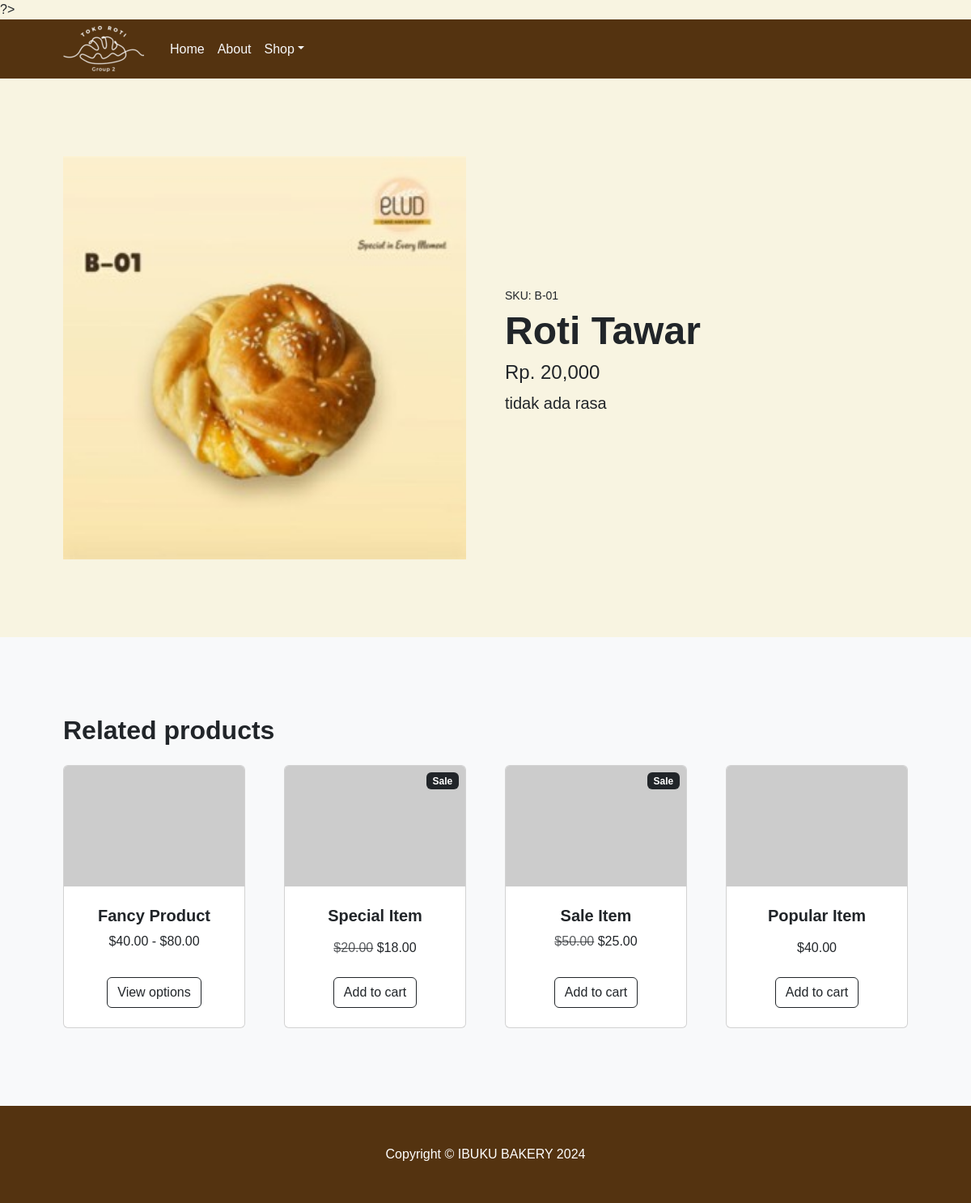
The app's page /menu/items.php?kp=B-01 with its own data.
### tables this page shows
CREATE TABLE `produk` (
  `idproduk` int(11) NOT NULL,
  `kode_produk` varchar(50) DEFAULT NULL,
  `nama_produk` varchar(50) NOT NULL,
  `deskripsi` varchar(50) NOT NULL,
  `harga` int(11) DEFAULT NULL,
  `stok` int(11) DEFAULT NULL,
  `gambar` text NOT NULL
);

### menu/items.php (the view, shortened to what this page needs)
<?php
require '../function.php';
?>
<!DOCTYPE html>
<html lang="en">
<head>
    <link
    href="https://cdn.jsdelivr.net/npm/bootstrap@5.3.3/dist/css/bootstrap.min.css" rel="stylesheet"
      rel="stylesheet"
    />
    <link href="../css/main.min.css" rel="stylesheet" />
    <link rel="stylesheet" href="../css/style.css">
  </head>
  <body class="bg-lightcream">
    <nav class="navbar navbar-expand-lg navbar-darkbrown bg-darkbrown">
      <div class="container px-4 px-lg-5">
      <img src="../assets/logo.png" alt="IBUKU BAKERY" href="../menu.php">
        <div class="collapse navbar-collapse" id="navbarSupportedContent">
          <ul class="navbar-nav me-auto mb-2 mb-lg-0 ms-lg-4">
            <li class="nav-item">
              <a class="nav-link active text-light" aria-current="page" href="../menu.php">Home</a>
            </li>
            <li class="nav-item"><a class="nav-link text-light" href="#!">About</a></li>
            <li class="nav-item dropdown">
              <a
                class="nav-link dropdown-toggle text-light"
                id="navbarDropdown"
                href="#"
                role="button"
                data-bs-toggle="dropdown"
                aria-expanded="false"
                >Shop</a
              >
            </li>
          </ul>
        </div>
      </div>
    </nav>
        <section class="py-5">
            <div class="container px-4 px-lg-5 my-5">
                <div class="row gx-4 gx-lg-5 align-items-center">
                    <?php if(isset($_GET['kp'])) {
                        $kode_produk = $_GET['kp'];
                        $query_produk = "SELECT * FROM produk WHERE kode_produk = '$kode_produk'";
                        $result_produk = mysqli_query($con, $query_produk);
                        if(mysqli_num_rows($result_produk) == 1) {
                            $row = mysqli_fetch_assoc($result_produk); ?>
                    <div class="col-md-6">
                        <img class="card-img-top mb-5 mb-md-0" src="../<?= $row['gambar']; ?>" alt="<?= $row['nama_produk']; ?>" />
                    </div>
                    <div class="col-md-6">
                        <div class="small mb-1">SKU: <?= $row['kode_produk']; ?></div>
                        <h1 class="display-5 fw-bolder"><?= $row['nama_produk']; ?></h1>
                        <div class="fs-5 mb-2">
                            <h4>Rp. <?= number_format($row['harga']); ?></h4>
                        </div>
                        <p class="lead"><?=$row['deskripsi'];?></p>
                    </div>
                    <?php }
                    } else {
                        echo "Parameter kode_produk tidak ditemukan.";
                    } ?>
                </div>
            </div>
        </section>
        <section class="py-5 bg-light">
            <div class="container px-4 px-lg-5 mt-5">
                <h2 class="fw-bolder mb-4">Related products</h2>
                <div class="row gx-4 gx-lg-5 row-cols-2 row-cols-md-3 row-cols-xl-4 justify-content-center">
                    <div class="col mb-5">
                        <div class="card h-100">
                            <img class="card-img-top" src="https://dummyimage.com/450x300/dee2e6/6c757d.jpg" alt="..." />
                            <div class="card-body p-4">
                                <div class="text-center">
                                    <h5 class="fw-bolder">Fancy Product</h5>
                                    $40.00 - $80.00
                                </div>
                            </div>
                            <div class="card-footer p-4 pt-0 border-top-0 bg-transparent">
                                <div class="text-center"><a class="btn btn-outline-dark mt-auto" href="#">View options</a></div>
                            </div>
                        </div>
                    </div>
                    <div class="col mb-5">
                        <div class="card h-100">
                            <div class="badge bg-dark text-white position-absolute" style="top: 0.5rem; right: 0.5rem">Sale</div>
                            <img class="card-img-top" src="https://dummyimage.com/450x300/dee2e6/6c757d.jpg" alt="..." />
                            <div class="card-body p-4">
                                <div class="text-center">
                                    <h5 class="fw-bolder">Special Item</h5>
                                    <span class="text-muted text-decoration-line-through">$20.00</span>
                                    $18.00
                                </div>
                            </div>
                            <div class="card-footer p-4 pt-0 border-top-0 bg-transparent">
                                <div class="text-center"><a class="btn btn-outline-dark mt-auto" href="#">Add to cart</a></div>
                            </div>
                        </div>
                    </div>
                    <div class="col mb-5">
                        <div class="card h-100">
                            <div class="badge bg-dark text-white position-absolute" style="top: 0.5rem; right: 0.5rem">Sale</div>
                            <img class="card-img-top" src="https://dummyimage.com/450x300/dee2e6/6c757d.jpg" alt="..." />
                            <div class="card-body p-4">
                                <div class="text-center">
                                    <h5 class="fw-bolder">Sale Item</h5>
                                    <span class="text-muted text-decoration-line-through">$50.00</span>
                                    $25.00
                                </div>
                            </div>
                            <div class="card-footer p-4 pt-0 border-top-0 bg-transparent">
                                <div class="text-center"><a class="btn btn-outline-dark mt-auto" href="#">Add to cart</a></div>
                            </div>
                        </div>
                    </div>
                    <div class="col mb-5">
                        <div class="card h-100">
                            <img class="card-img-top" src="https://dummyimage.com/450x300/dee2e6/6c757d.jpg" alt="..." />
                            <div class="card-body p-4">
                                <div class="text-center">
                                    <h5 class="fw-bolder">Popular Item</h5>
                                    $40.00
                                </div>
                            </div>
                            <div class="card-footer p-4 pt-0 border-top-0 bg-transparent">
                                <div class="text-center"><a class="btn btn-outline-dark mt-auto" href="#">Add to cart</a></div>
                            </div>
                        </div>
                    </div>
                </div>
            </div>
        </section>
        <footer class="py-5 bg-darkbrown">
            <div class="container">
                <p class="m-0 text-center text-white">Copyright &copy; IBUKU BAKERY 2024</p>
            </div>
        </footer>
    </body>
</html>

### css/style.css (style rules this page uses)
:root { --bs-body-font-family: "Poppins", sans-serif; }

### records on screen
produk: gambar (picture), kode_produk "B-01", nama_produk "Roti Tawar", harga "20,000", deskripsi "tidak ada rasa"
